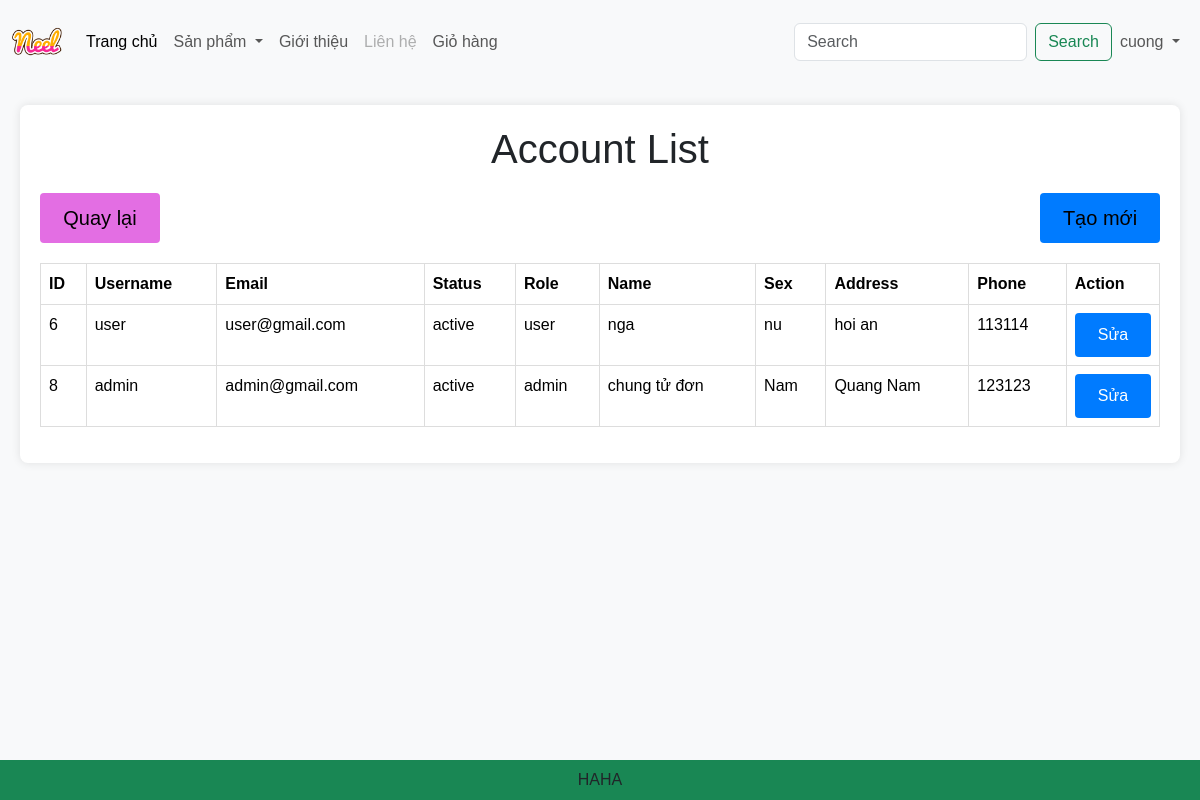
The app's page /account_list/ (signed in) with its own data.
### app/models.py (models this page shows, shortened)
class Account(models.Model):
    ROLE_CHOICES = (
        ('admin', 'Admin'),
        ('user', 'User'),
    )
    STATUS_CHOICES = (
        ('active', 'Active'),
        ('locked', 'Locked'),
    )
    id = models.AutoField(primary_key=True)
    username = models.CharField(max_length=100, unique=True)
    password = models.CharField(max_length=100)
    status = models.CharField(max_length=20, choices=STATUS_CHOICES, default='active')
    email = models.EmailField(unique=True)
    role = models.CharField(max_length=10, choices=ROLE_CHOICES, default='user')  # Sử dụng default để gán giá trị mặc định

class DetailAccount(models.Model):
    id = models.AutoField(primary_key=True)
    name = models.CharField(max_length=100)
    sex = models.CharField(max_length=10)
    address = models.CharField(max_length=255)
    phone = models.CharField(max_length=10)
    id_account = models.OneToOneField(Account, on_delete=models.CASCADE, related_name='detail')

### app/views.py (the view)
# urls.py: path('account_list/', views.account_list,name="account_list"),
def account_list(request):
    accounts = Account.objects.all()
    account_details = []
    for account in accounts:
        try:
            detail = account.detail  # Sử dụng related_name để lấy thông tin chi tiết tài khoản
        except DetailAccount.DoesNotExist:
            detail = None
        account_details.append({
            'account': account,
            'detail': detail
        })
    context = {
        'account_details': account_details,
    }
    return render(request, 'app/account_list.html', context)

### app/templates/app/account_list.html (shortened to what this page needs)
{% extends 'app/base.html' %}
{% load static %}
{% block account_list %}
<!doctype html>
<html lang="en">
<head>
</head>
<body>
<main class="main-content">
    <div class="container">
        <h1>Account List</h1>
        <div class="btn-account-list">
            <a href="/" class="btn-account-header btn-secondary">Quay lại</a>
            <a href="{% url 'account_create' %}" class="btn-account-header btn-primary">Tạo mới</a>
        </div>
        <table class="table">
            <thead>
                <tr>
                    <th>ID</th>
                    <th>Username</th>
                    <th>Email</th>
                    <th>Status</th>
                    <th>Role</th>
                    <th>Name</th>
                    <th>Sex</th>
                    <th>Address</th>
                    <th>Phone</th>
                    <th>Action</th>
                </tr>
            </thead>
            <tbody>
                {% for account_detail in account_details %}
                    <tr>
                        <td>{{ account_detail.account.id }}</td>
                        <td>{{ account_detail.account.username }}</td>
                        <td>{{ account_detail.account.email }}</td>
                        <td>{{ account_detail.account.status }}</td>
                        <td>{{ account_detail.account.role }}</td>
                        {% if account_detail.detail %}
                            <td>{{ account_detail.detail.name }}</td>
                            <td>{{ account_detail.detail.sex }}</td>
                            <td>{{ account_detail.detail.address }}</td>
                            <td>{{ account_detail.detail.phone }}</td>
                        {% else %}
                            <td colspan="4">No detail available</td>
                        {% endif %}
                        <td>
                            <a href="{% url 'account_update' account_detail.account.id %}" class="btn-account btn-primary">Sửa</a>
                        </td>
                    </tr>
                {% endfor %}
            </tbody>
        </table>
    </div>
</main>
</body>
</html>
{% endblock account_list %}

### app/templates/app/base.html (shortened to what this page needs)
{% load static %}
<!DOCTYPE html>
<html lang="en">
<head>
    <link href="https://cdn.jsdelivr.net/npm/bootstrap@5.3.3/dist/css/bootstrap.min.css" rel="stylesheet"
>
    <link rel="stylesheet" href="{%static 'app/css/style.css'%}" />
    <link rel="stylesheet" href="{%static 'app/css/all.min.css'%}" />
    <link rel="stylesheet" href="{%static 'owl.carousel.min.css'%}" />
    <link rel="stylesheet" type="text-css" href="{%static 'app/css/main.css'%}">
</head>
<body>
    <nav class="navbar navbar-expand-lg bg-body-tertiary">
        <div class="container-fluid">
            <a class="navbar-brand" href="#"><img src="../../static/app/images/Neel.png" alt="" width="50"></a>
            <div class="collapse navbar-collapse" id="navbarSupportedContent">
                <ul class="navbar-nav me-auto mb-2 mb-lg-0">
                    <li class="nav-item">
                        <a class="nav-link active" aria-current="page" href="#">Trang chủ</a>
                    </li>
                    <li class="nav-item dropdown">
                        <a class="nav-link dropdown-toggle" href="#" role="button" data-bs-toggle="dropdown"
                            aria-expanded="false">
                            Sản phẩm
                        </a>
                    </li>
                    <li class="nav-item">
                        <a class="nav-link" href="#">Giới thiệu</a>
                    </li>
                    <li class="nav-item">
                        <a class="nav-link disabled" aria-disabled="true">Liên hệ</a>
                    </li>
                    <li class="nav-item">
                        <a class="nav-link" href="cart">Giỏ hàng</a>
                    </li>
                </ul>
                <form class="d-flex" role="search">
                    <input class="form-control me-2" type="search" placeholder="Search" aria-label="Search">
                    <button class="btn btn-outline-success" type="submit">Search</button>
                </form>
            </div>
            <ul class="navbar-nav me-auto mb-2 mb-lg-0">
                <ul class="navbar-nav me-auto mb-2 mb-lg-0">
                    {% if user.is_authenticated %}
                        <li class="nav-item dropdown">
                            <a class="nav-link dropdown-toggle" href="#" role="button" data-bs-toggle="dropdown"
                                aria-expanded="false">
                                {{ user.username }}
                            </a>
                        </li>
                    {% endif %}
                </ul>
            </ul>
        </div>
    </nav>
    {% block account_list %} {% endblock account_list %}
    <footer class="container--fluid bg-success text-center fixed-bottom p-2 mt-5">
        HAHA
    </footer>
</body>
</html>

### app/templates/app/account_list.html (style rules this page uses)
body { font-family: Arial, sans-serif; background-color: #f8f9fa; }
.main-content { padding: 20px; }
.container { max-width: 1200px; margin: auto; background-color: #fff; padding: 20px; border-radius: 8px; box-shadow: 0 0 10px rgba(0, 0, 0, 0.1); }
h1 { text-align: center; margin-bottom: 20px; }
.btn-account { display: block; width: 100%; padding: 10px; background-color: #007bff; color: white; border: none; border-radius: 4px; cursor: pointer; font-size: 16px; text-decoration: none; text-align: center; }
table { width: 100%; border-collapse: collapse; margin-top: 20px; }
th, td { padding: 12px; border: 1px solid #ddd; text-align: left; }
th { background-color: #f2f2f2; }
.btn-account-list { display:flex; justify-content: space-between; }
.btn-account-header { text-decoration: none; color: black; background-color: #007bff; font-size: 20px; padding: 10px; width: 120px; text-align: center; border-radius: 4px; }
.btn-secondary { background-color: rgb(227, 110, 227); }

### records on screen
Account: account.id "6", account.username "user", account.email "user@gmail.com", account.status "active", account.role "user", detail.name "nga", detail.sex "nu", detail.address "hoi an", detail.phone "113114"
Account: account.id "8", account.username "admin", account.email "admin@gmail.com", account.status "active", account.role "admin", detail.name "chung tử đơn", detail.sex "Nam", detail.address "Quang Nam", detail.phone "123123"

### other values on screen
{{ user.username }} "cuong"
